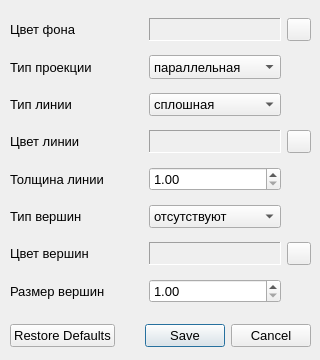
<?xml version="1.0" encoding="UTF-8"?>
<ui version="4.0">
 <class>setting</class>
 <widget class="QDialog" name="setting">
  <property name="windowModality">
   <enum>Qt::NonModal</enum>
  </property>
  <property name="geometry">
   <rect>
    <x>0</x>
    <y>0</y>
    <width>320</width>
    <height>360</height>
   </rect>
  </property>
  <property name="sizePolicy">
   <sizepolicy hsizetype="Fixed" vsizetype="Fixed">
    <horstretch>0</horstretch>
    <verstretch>0</verstretch>
   </sizepolicy>
  </property>
  <property name="minimumSize">
   <size>
    <width>320</width>
    <height>360</height>
   </size>
  </property>
  <property name="maximumSize">
   <size>
    <width>320</width>
    <height>360</height>
   </size>
  </property>
  <property name="font">
   <font>
    <pointsize>10</pointsize>
   </font>
  </property>
  <property name="windowTitle">
   <string>Настройки</string>
  </property>
  <property name="windowIcon">
   <iconset resource="res.qrc">
    <normaloff>:/images/res/images/setting.png</normaloff>
    <normalon>:/images/res/images/setting.png</normalon>:/images/res/images/setting.png</iconset>
  </property>
  <property name="sizeGripEnabled">
   <bool>false</bool>
  </property>
  <property name="modal">
   <bool>false</bool>
  </property>
  <widget class="QDialogButtonBox" name="buttonBox">
   <property name="geometry">
    <rect>
     <x>10</x>
     <y>320</y>
     <width>301</width>
     <height>32</height>
    </rect>
   </property>
   <property name="orientation">
    <enum>Qt::Horizontal</enum>
   </property>
   <property name="standardButtons">
    <set>QDialogButtonBox::Cancel|QDialogButtonBox::RestoreDefaults|QDialogButtonBox::Save</set>
   </property>
  </widget>
  <widget class="QWidget" name="gridLayoutWidget">
   <property name="geometry">
    <rect>
     <x>10</x>
     <y>10</y>
     <width>301</width>
     <height>301</height>
    </rect>
   </property>
   <layout class="QGridLayout" name="settingGridLayout">
    <item row="3" column="0">
     <widget class="QLabel" name="labelColorLine">
      <property name="text">
       <string>Цвет линии</string>
      </property>
     </widget>
    </item>
    <item row="6" column="1">
     <widget class="QLabel" name="colorVertex_label">
      <property name="minimumSize">
       <size>
        <width>125</width>
        <height>0</height>
       </size>
      </property>
      <property name="maximumSize">
       <size>
        <width>16777215</width>
        <height>16777215</height>
       </size>
      </property>
      <property name="baseSize">
       <size>
        <width>0</width>
        <height>0</height>
       </size>
      </property>
      <property name="autoFillBackground">
       <bool>true</bool>
      </property>
      <property name="frameShape">
       <enum>QFrame::Panel</enum>
      </property>
      <property name="frameShadow">
       <enum>QFrame::Sunken</enum>
      </property>
     </widget>
    </item>
    <item row="3" column="2">
     <widget class="QToolButton" name="colorLine_tb">
      <property name="text">
       <string/>
      </property>
      <property name="icon">
       <iconset resource="res.qrc">
        <normaloff>:/images/res/images/colorpicker.png</normaloff>:/images/res/images/colorpicker.png</iconset>
      </property>
     </widget>
    </item>
    <item row="0" column="0">
     <widget class="QLabel" name="labelColorBg">
      <property name="text">
       <string>Цвет фона</string>
      </property>
     </widget>
    </item>
    <item row="5" column="1">
     <widget class="QComboBox" name="vertexType_cb">
      <property name="font">
       <font>
        <pointsize>10</pointsize>
       </font>
      </property>
      <item>
       <property name="text">
        <string>отсутствуют</string>
       </property>
      </item>
      <item>
       <property name="text">
        <string>круг</string>
       </property>
      </item>
      <item>
       <property name="text">
        <string>квадрат</string>
       </property>
      </item>
     </widget>
    </item>
    <item row="1" column="0">
     <widget class="QLabel" name="labelProjectionType">
      <property name="text">
       <string>Тип проекции</string>
      </property>
     </widget>
    </item>
    <item row="6" column="0">
     <widget class="QLabel" name="labelColorVertex">
      <property name="text">
       <string>Цвет вершин</string>
      </property>
     </widget>
    </item>
    <item row="0" column="2">
     <widget class="QToolButton" name="colorBg_tb">
      <property name="text">
       <string/>
      </property>
      <property name="icon">
       <iconset resource="res.qrc">
        <normaloff>:/images/res/images/colorpicker.png</normaloff>:/images/res/images/colorpicker.png</iconset>
      </property>
     </widget>
    </item>
    <item row="4" column="0">
     <widget class="QLabel" name="labelWidthLine">
      <property name="text">
       <string>Толщина линии</string>
      </property>
     </widget>
    </item>
    <item row="3" column="1">
     <widget class="QLabel" name="colorLine_label">
      <property name="minimumSize">
       <size>
        <width>125</width>
        <height>0</height>
       </size>
      </property>
      <property name="maximumSize">
       <size>
        <width>16777215</width>
        <height>16777215</height>
       </size>
      </property>
      <property name="baseSize">
       <size>
        <width>0</width>
        <height>0</height>
       </size>
      </property>
      <property name="autoFillBackground">
       <bool>true</bool>
      </property>
      <property name="frameShape">
       <enum>QFrame::Panel</enum>
      </property>
      <property name="frameShadow">
       <enum>QFrame::Sunken</enum>
      </property>
     </widget>
    </item>
    <item row="2" column="1">
     <widget class="QComboBox" name="lineType_cb">
      <property name="font">
       <font>
        <pointsize>10</pointsize>
       </font>
      </property>
      <item>
       <property name="text">
        <string>сплошная</string>
       </property>
      </item>
      <item>
       <property name="text">
        <string>пунктирная</string>
       </property>
      </item>
     </widget>
    </item>
    <item row="6" column="2">
     <widget class="QToolButton" name="colorVertex_tb">
      <property name="text">
       <string/>
      </property>
      <property name="icon">
       <iconset resource="res.qrc">
        <normaloff>:/images/res/images/colorpicker.png</normaloff>:/images/res/images/colorpicker.png</iconset>
      </property>
     </widget>
    </item>
    <item row="5" column="0">
     <widget class="QLabel" name="labelVertexType">
      <property name="text">
       <string>Тип вершин</string>
      </property>
     </widget>
    </item>
    <item row="2" column="0">
     <widget class="QLabel" name="labelLineType">
      <property name="text">
       <string>Тип линии</string>
      </property>
     </widget>
    </item>
    <item row="0" column="1">
     <widget class="QLabel" name="colorBg_label">
      <property name="minimumSize">
       <size>
        <width>125</width>
        <height>0</height>
       </size>
      </property>
      <property name="maximumSize">
       <size>
        <width>16777215</width>
        <height>16777215</height>
       </size>
      </property>
      <property name="baseSize">
       <size>
        <width>0</width>
        <height>0</height>
       </size>
      </property>
      <property name="autoFillBackground">
       <bool>true</bool>
      </property>
      <property name="frameShape">
       <enum>QFrame::Panel</enum>
      </property>
      <property name="frameShadow">
       <enum>QFrame::Sunken</enum>
      </property>
     </widget>
    </item>
    <item row="1" column="1">
     <widget class="QComboBox" name="projectionType_cb">
      <property name="minimumSize">
       <size>
        <width>0</width>
        <height>24</height>
       </size>
      </property>
      <property name="font">
       <font>
        <pointsize>10</pointsize>
       </font>
      </property>
      <item>
       <property name="text">
        <string>параллельная</string>
       </property>
      </item>
      <item>
       <property name="text">
        <string>центральная</string>
       </property>
      </item>
     </widget>
    </item>
    <item row="7" column="0">
     <widget class="QLabel" name="labelVertexSize">
      <property name="text">
       <string>Размер вершин</string>
      </property>
     </widget>
    </item>
    <item row="7" column="1">
     <widget class="QDoubleSpinBox" name="vertexSize_dsb">
      <property name="font">
       <font>
        <pointsize>10</pointsize>
       </font>
      </property>
      <property name="minimum">
       <double>1.000000000000000</double>
      </property>
      <property name="maximum">
       <double>15.000000000000000</double>
      </property>
      <property name="singleStep">
       <double>0.100000000000000</double>
      </property>
     </widget>
    </item>
    <item row="4" column="1">
     <widget class="QDoubleSpinBox" name="widthLine_dsb">
      <property name="font">
       <font>
        <pointsize>10</pointsize>
       </font>
      </property>
      <property name="minimum">
       <double>1.000000000000000</double>
      </property>
      <property name="maximum">
       <double>15.000000000000000</double>
      </property>
      <property name="singleStep">
       <double>0.100000000000000</double>
      </property>
     </widget>
    </item>
   </layout>
  </widget>
 </widget>
 <resources>
  <include location="res.qrc"/>
 </resources>
 <connections>
  <connection>
   <sender>buttonBox</sender>
   <signal>accepted()</signal>
   <receiver>setting</receiver>
   <slot>accept()</slot>
   <hints>
    <hint type="sourcelabel">
     <x>248</x>
     <y>254</y>
    </hint>
    <hint type="destinationlabel">
     <x>157</x>
     <y>274</y>
    </hint>
   </hints>
  </connection>
  <connection>
   <sender>buttonBox</sender>
   <signal>rejected()</signal>
   <receiver>setting</receiver>
   <slot>reject()</slot>
   <hints>
    <hint type="sourcelabel">
     <x>316</x>
     <y>260</y>
    </hint>
    <hint type="destinationlabel">
     <x>286</x>
     <y>274</y>
    </hint>
   </hints>
  </connection>
 </connections>
</ui>
